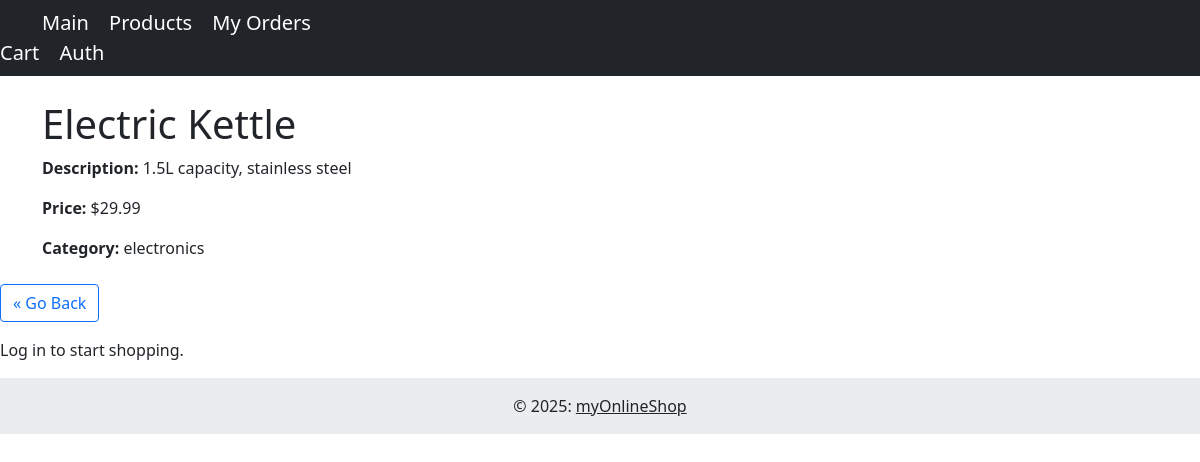
/product?product_id=23, run on the app's committed database.
### tables this page shows
CREATE TABLE `products`
(
    `id`          int(11)        NOT NULL,
    `name`        varchar(30) DEFAULT NULL,
    `category_id` int(11)        NOT NULL,
    `description` text           NOT NULL,
    `price`       decimal(11, 2) NOT NULL
);

CREATE TABLE `categories`
(
    `id`       int(11)     NOT NULL,
    `category` varchar(40) NOT NULL
);

### config/Database.php (called while the page is built, shortened)
<?php
class Database
{
    private static ?mysqli $instance = null;
    public static function db_connect(): mysqli
    {
        if (self::$instance === null) {
            $host = getenv('DB_HOST') ?: '127.0.0.1';
            $user = getenv('DB_USER') ?: 'root';
            $pass = getenv('DB_PASS') ?: '';
            $name = getenv('DB_NAME') ?: 'shop';
            $port = getenv('DB_PORT') ?: 3306;
            self::$instance = new mysqli($host, $user, $pass, $name, $port);
            self::$instance->set_charset("utf8");
        }
        return self::$instance;
    }
    public static function db_fetch_all(string $query, array $params = []): array
    {
        $stmt = self::$instance->prepare($query);
        if (!$stmt->execute()) {
            die("Failed to execute query: " . $stmt->error);
        }
        $stmt_result = $stmt->get_result();
        $result = $stmt_result->fetch_all(MYSQLI_ASSOC);
        return $result;
    }
    public static function db_fetch_single($query, $parameter_type, $parameter)
    {
        $stmt = self::$instance->prepare($query);
        $stmt->bind_param($parameter_type, $parameter);
        if (!$stmt->execute()) {
            die("Failed to execute query: " . $stmt->error);
        }
        $stmt_result = $stmt->get_result();
        $result = $stmt_result->fetch_assoc();
        return $result;
    }
}

### app/pages/product.php (the view, shortened to what this page needs)
<?php
include_once(__DIR__ . "/../templates/index_header.php");
$product_id = $_GET['product_id'];
$product = Database::db_fetch_single("SELECT * FROM products WHERE id = ?", "i", $product_id);
$categories = Database::db_fetch_all("SELECT * FROM categories");
if ($product):
    ?>
    <div class="container mt-4">
        <h1><?= htmlspecialchars($product['name']) ?></h1>
        <p><strong>Description:</strong> <?= htmlspecialchars($product['description']) ?></p>
        <p><strong>Price:</strong> $<?= htmlspecialchars($product['price']) ?></p>
        <p>
            <strong>Category:</strong> <?= htmlspecialchars($categories[$product['category_id'] - 1]["category"] ?? 'Unknown') ?>
        </p>
    </div>
<?php
else:
    echo "<p>Product not found.</p>";
endif;
?>
    <div class="mt-4 d-flex justify-content-start">
        <button onclick="history.back()" class="btn btn-outline-primary">&laquo; Go Back</button>
    </div>
    <div class="mt-3">
        <?php if (isset($_SESSION['user_id'])): { ?>
            <form action="/?action=add_to_cart" method="post" class="d-flex align-items-center gap-2">
                <label>
                    <input type="number" name="quantity" value="1" min="1" class="form-control w-auto" required>
                </label>
                <input type="hidden" name="product_id" value="<?php echo htmlspecialchars($product['id']); ?>">
                <input type="hidden" name="product_name" value="<?php echo htmlspecialchars($product['name']); ?>">
                <input type="hidden" name="product_price" value="<?php echo htmlspecialchars($product['price']); ?>">
                <button type="submit" class="btn btn-outline-success">
                    <i class="bi bi-cart-plus"></i> Add to Cart
                </button>
            </form>
            <?php
        } else : ?>
            <p>Log in to start shopping.</p>
        <?php endif; ?>
    </div>
<?php
include_once(__DIR__ . "/../templates/index_footer.php");
?>

### data on the page
products: name "Electric Kettle", description "1.5L capacity, stainless steel", price "29.99", category.category "electronics"
